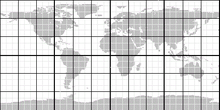
%> input picture worldmapL.png, 220 x 110 px, shrunk from 437 x 218 before the run
$ octave wrangling.m   (GNU Octave 9; MATLAB toolbox functions it lacks are replaced by stand-ins)
%> lines starting %> are read from the running program, lines starting %| are printed output that depends on the picture; in (x1, y1, x2, y2) boxes, pixels count from 0 and x2, y2 are one past the last pixel; in counts of white or black regions, pixels touching at a corner belong together; the program's own positions count from 1
% Kathryn Rodgers
% CS_277 Final Project


startdir = 'data/MillionSongSubset/data/';
top = dir(startdir);
%reader = HDF5_Song_File_Reader(file);
f = fopen('dataStuffs.txt','w');
for one = 'A':'Z'
    filename = [startdir filesep one];
    for two = 'A':'Z'
        for three = 'A':'Z'
            filename = [startdir filesep one filesep two filesep three];
            if exist(filename,'file')
                input = dir(filename);
                for x = 3:size(input)
                    fwrite(f,sprintf('%s\n',input(x).name));
                end
            end
        end
    end
end
fclose(f);


%% Just for funsies
% Plot Artist's locations
clf;
map = imread('worldmapL.png');
%> map is the input picture: size 110x220x3 uint8; mean R, G, B 214.9, 214.7, 214.9
map(:,1:2) = flipud(map(:,1:2));
%> map: size 110x220x3 uint8; 0.42% of pixels changed, all inside (x1, y1, x2, y2) = (0, 0, 2, 110)
map(:,3) = flipud(map(:,3));
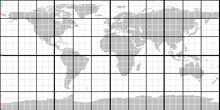
%> map: size 110x220x3 uint8; mean R, G, B 214.9, 214.7, 214.9; mean of the top-left, top-right, bottom-left and bottom-right quarters 219.7, 206.8, 220.1, 212.6
%grid on;
%image(map);
hold on;
imagesc(-180:180,-90:90,flipdim(map,1));axis xy;

axis equal
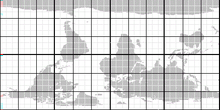
%> displayed picture: size 110x220x3, on the screen's scale of 0 to 255; mean R, G, B 214.9, 214.7, 214.9; mean of the top-left, top-right, bottom-left and bottom-right quarters 220.1, 212.6, 219.7, 206.8

input = fopen('data/MillionSongSubset/AdditionalFiles/subset_artist_location.txt');
%> (the run ends here)
